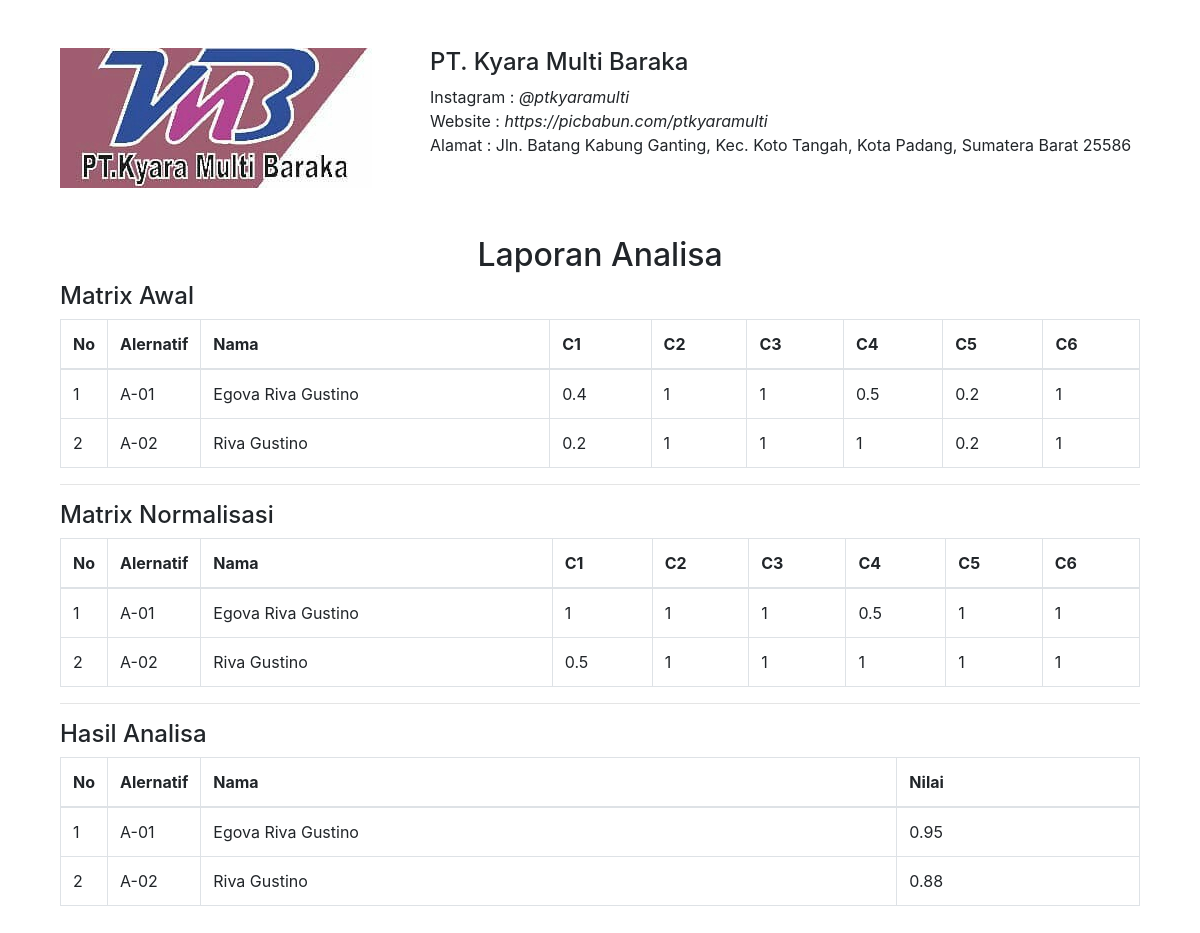
/admin/pages/laporan/index.php, run on the app's committed database.
### tables this page shows
CREATE TABLE IF NOT EXISTS `tb_kriteria` (
  `kriteria_id` int(11) NOT NULL,
  `peserta_id` int(11) NOT NULL,
  `kriteria_1` float NOT NULL,
  `kriteria_2` float NOT NULL,
  `kriteria_3` float NOT NULL,
  `kriteria_4` float NOT NULL,
  `kriteria_5` float NOT NULL,
  `kriteria_6` float NOT NULL
);

CREATE TABLE IF NOT EXISTS `tb_peserta` (
  `peserta_id` int(11) NOT NULL,
  `peserta_nama` varchar(255) NOT NULL,
  `peserta_jenis_kelamin` varchar(255) NOT NULL,
  `peserta_tmp_tgl_lahir` varchar(255) NOT NULL,
  `peserta_agama` varchar(255) NOT NULL,
  `peserta_alamat` varchar(255) NOT NULL,
  `peserta_no_hp` varchar(255) NOT NULL,
  `peserta_foto` varchar(255) NOT NULL,
  `peserta_berkas` varchar(255) NOT NULL
);

### admin/assets/model/Conn.php (called while the page is built, shortened)
<?php
$conn = mysqli_connect('localhost', 'root', 'mysql', 'db_saw_satpam');
$alt = 1;
$alt1 = 1;
$alt2 = 1;
class Conn
{
    public function get($sql)
    {
        global $conn;
        $ambil = $conn->query($sql);
        $hasil = array();
        while ($pecah = $ambil->fetch_object()) {
            $hasil[] = $pecah;
        }
        return $hasil;
    }
}

### admin/assets/model/Db.php (called while the page is built, shortened)
<?php
include 'Conn.php';
class Db extends Conn
{
    public function getKriteria()
    {
        $query = $this->get("SELECT max(kriteria_1) as maxK1,
                                    max(kriteria_2) as maxK2,
                                    max(kriteria_3) as maxK3,
                                    max(kriteria_4) as maxK4,
                                    max(kriteria_5) as maxK5,
                                    max(kriteria_6) as maxK6
                                    FROM tb_kriteria")[0];
        return $query;
    }
    public function getAllAnalisa()
    {
        $query = $this->get("   SELECT *
                                FROM tb_kriteria
                                JOIN tb_peserta
                                ON tb_kriteria.peserta_id = tb_peserta.peserta_id
                                ");
        return $query;
    }
}

### admin/pages/laporan/index.php (the view, shortened to what this page needs)
<?php
include '../../assets/model/Db.php';
$db = new Db();
?>
<!DOCTYPE html>
<html lang="en">
<head>
    <link href="../../assets/vendor/bootstrap/css/bootstrap.min.css" rel="stylesheet">
    <link href="../../assets/css/simple-sidebar.css" rel="stylesheet">
</head>
<body onload=" window.print()">
    <div class="container">
        <div class="container-fluid">
            <div class="mb-5 mt-5" id="corp">
                <div class="row">
                    <div class="col-md-4">
                        <img src="../../assets/images/logo.jpeg" class="img-responsive" alt="No Image">
                    </div>
                    <div class="col-md-8">
                        <h4>PT. Kyara Multi Baraka</h4>
                        <p>
                            Instagram : <i>@ptkyaramulti</i>
                            <br>
                            Website : <i>https://picbabun.com/ptkyaramulti</i>
                            <br>
                            Alamat : Jln. Batang Kabung Ganting, Kec. Koto Tangah, Kota Padang, Sumatera Barat 25586</p>
                    </div>
                </div>
            </div>
            <div class="mb-5 mt-3">
                <h2 class="text-center">Laporan Analisa</h2>
                <h4>Matrix Awal</h4>
                <table class="table table-bordered">
                    <thead>
                        <tr>
                            <th width='10px'>No</th>
                            <th width='20px'>Alernatif</th>
                            <th>Nama</th>
                            <th>C1</th>
                            <th>C2</th>
                            <th>C3</th>
                            <th>C4</th>
                            <th>C5</th>
                            <th>C6</th>
                        </tr>
                    </thead>
                    <tbody>
                        <?php
                        $dAnalisas = $db->getAllAnalisa();
                        foreach ($dAnalisas as $no => $dAnalisa) :
                        ?>
                            <tr>
                                <td><?php echo ++$no ?></td>
                                <td><?php echo 'A-0' . $alt++ ?></td>
                                <td><?php echo $dAnalisa->peserta_nama ?></td>
                                <td><?php echo $dAnalisa->kriteria_1 ?></td>
                                <td><?php echo $dAnalisa->kriteria_2 ?></td>
                                <td><?php echo $dAnalisa->kriteria_3 ?></td>
                                <td><?php echo $dAnalisa->kriteria_4 ?></td>
                                <td><?php echo $dAnalisa->kriteria_5 ?></td>
                                <td><?php echo $dAnalisa->kriteria_6 ?></td>
                            </tr>
                        <?php endforeach ?>
                    </tbody>
                </table>
                <hr>
                <h4>Matrix Normalisasi</h4>
                <table class="table table-bordered">
                    <thead>
                        <tr>
                            <th width='10px'>No</th>
                            <th width='20px'>Alernatif</th>
                            <th>Nama</th>
                            <th>C1</th>
                            <th>C2</th>
                            <th>C3</th>
                            <th>C4</th>
                            <th>C5</th>
                            <th>C6</th>
                        </tr>
                    </thead>
                    <tbody>
                        <?php
                        $dAnalisas = $db->getAllAnalisa();
                        $dKriteria = $db->getKriteria();
                        foreach ($dAnalisas as $no => $dAnalisa) :
                        ?>
                            <tr>
                                <td><?php echo ++$no ?></td>
                                <td><?php echo 'A-0' . $alt1++ ?></td>
                                <td><?php echo $dAnalisa->peserta_nama ?></td>
                                <td><?php echo round($dAnalisa->kriteria_1 / $dKriteria->maxK1, 2) ?></td>
                                <td><?php echo round($dAnalisa->kriteria_2 / $dKriteria->maxK2, 2) ?></td>
                                <td><?php echo round($dAnalisa->kriteria_3 / $dKriteria->maxK3, 2) ?></td>
                                <td><?php echo round($dAnalisa->kriteria_4 / $dKriteria->maxK4, 2) ?></td>
                                <td><?php echo round($dAnalisa->kriteria_5 / $dKriteria->maxK5, 2) ?></td>
                                <td><?php echo round($dAnalisa->kriteria_6 / $dKriteria->maxK6, 2) ?></td>
                            </tr>
                        <?php endforeach ?>
                    </tbody>
                </table>
                <hr>
                <h4>Hasil Analisa</h4>
                <table class="table table-bordered">
                    <thead>
                        <tr>
                            <th width='10px'>No</th>
                            <th width='20px'>Alernatif</th>
                            <th>Nama</th>
                            <th>Nilai</th>
                        </tr>
                    </thead>
                    <tbody>
                        <?php
                        $dAnalisas = $db->getAllAnalisa();
                        $dKriteria = $db->getKriteria();
                        foreach ($dAnalisas as $no => $dAnalisa) :
                        ?>
                            <tr>
                                <td><?php echo ++$no ?></td>
                                <td><?php echo 'A-0' . $alt2++ ?></td>
                                <td><?php echo $dAnalisa->peserta_nama ?></td>
                                <td><?php
                                    echo round(($dAnalisa->kriteria_1 / $dKriteria->maxK1) * 0.25, 2) +
                                        round(($dAnalisa->kriteria_2 / $dKriteria->maxK2) * 0.10, 2) +
                                        round(($dAnalisa->kriteria_3 / $dKriteria->maxK3) * 0.25, 2) +
                                        round(($dAnalisa->kriteria_4 / $dKriteria->maxK4) * 0.10, 2) +
                                        round(($dAnalisa->kriteria_5 / $dKriteria->maxK5) * 0.15, 2) +
                                        round(($dAnalisa->kriteria_6 / $dKriteria->maxK6) * 0.15, 2) ?>
                                </td>
                            </tr>
                        <?php endforeach ?>
                    </tbody>
                </table>
            </div>
        </div>
</body>
</html>

### admin/assets/css/simple-sidebar.css (style rules this page uses)
body { overflow-x: hidden; }

### data on the page
tb_kriteria: peserta.peserta_nama "Egova Riva Gustino", kriteria_1 "0.4", kriteria_2 "1", kriteria_3 "1", kriteria_4 "0.5", kriteria_5 "0.2", kriteria_6 "1", maxK1 "1", $dAnalisa->kriteria_2/$dKriteria->maxK2 "1", $dAnalisa->kriteria_3/$dKriteria->maxK3 "1", $dAnalisa->kriteria_4/$dKriteria->maxK4 "0.5", maxK5 "1", $dAnalisa->kriteria_6/$dKriteria->maxK6 "1", maxK2 "0.95"
tb_kriteria: peserta.peserta_nama "Riva Gustino", kriteria_1 "0.2", kriteria_2 "1", kriteria_3 "1", kriteria_4 "1", kriteria_5 "0.2", kriteria_6 "1", maxK1 "0.5", $dAnalisa->kriteria_2/$dKriteria->maxK2 "1", $dAnalisa->kriteria_3/$dKriteria->maxK3 "1", $dAnalisa->kriteria_4/$dKriteria->maxK4 "1", maxK5 "1", $dAnalisa->kriteria_6/$dKriteria->maxK6 "1", maxK2 "0.88"
